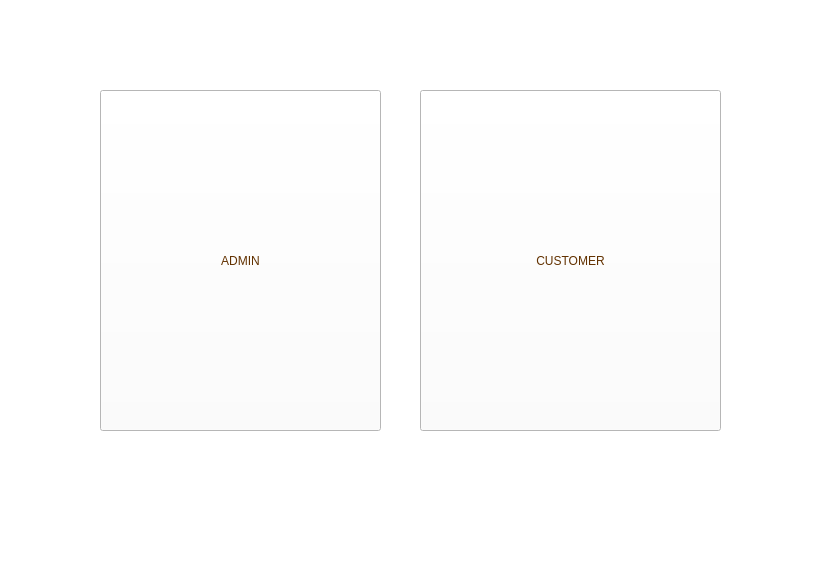
<?xml version="1.0" encoding="UTF-8"?>
<ui version="4.0">
 <class>MainWindow</class>
 <widget class="QMainWindow" name="MainWindow">
  <property name="geometry">
   <rect>
    <x>0</x>
    <y>0</y>
    <width>821</width>
    <height>581</height>
   </rect>
  </property>
  <property name="windowTitle">
   <string>MainWindow</string>
  </property>
  <property name="autoFillBackground">
   <bool>false</bool>
  </property>
  <property name="styleSheet">
   <string notr="true">
background-color: rgb(255, 255, 255);</string>
  </property>
  <widget class="QWidget" name="centralwidget">
   <widget class="QPushButton" name="ADMIN">
    <property name="geometry">
     <rect>
      <x>100</x>
      <y>90</y>
      <width>281</width>
      <height>341</height>
     </rect>
    </property>
    <property name="styleSheet">
     <string notr="true">background-image: url('C:/Users/USER/Downloads/Project_DB(updated ui)/bg.jpeg');
color: rgb(98, 49, 0);
font: 75 italic 30pt &quot;Bodoni MT&quot;;
</string>
    </property>
    <property name="text">
     <string>ADMIN</string>
    </property>
   </widget>
   <widget class="QPushButton" name="CUSTOMER">
    <property name="geometry">
     <rect>
      <x>420</x>
      <y>90</y>
      <width>301</width>
      <height>341</height>
     </rect>
    </property>
    <property name="styleSheet">
     <string notr="true">background-image: url('C:/Users/USER/Downloads/Project_DB(updated ui)/bg.jpeg');
color: rgb(98, 49, 0);
font: 75 italic 30pt &quot;Bodoni MT&quot;;
</string>
    </property>
    <property name="text">
     <string>CUSTOMER</string>
    </property>
   </widget>
  </widget>
  <widget class="QMenuBar" name="menubar">
   <property name="geometry">
    <rect>
     <x>0</x>
     <y>0</y>
     <width>821</width>
     <height>26</height>
    </rect>
   </property>
  </widget>
  <widget class="QStatusBar" name="statusbar"/>
 </widget>
 <resources/>
 <connections/>
</ui>
